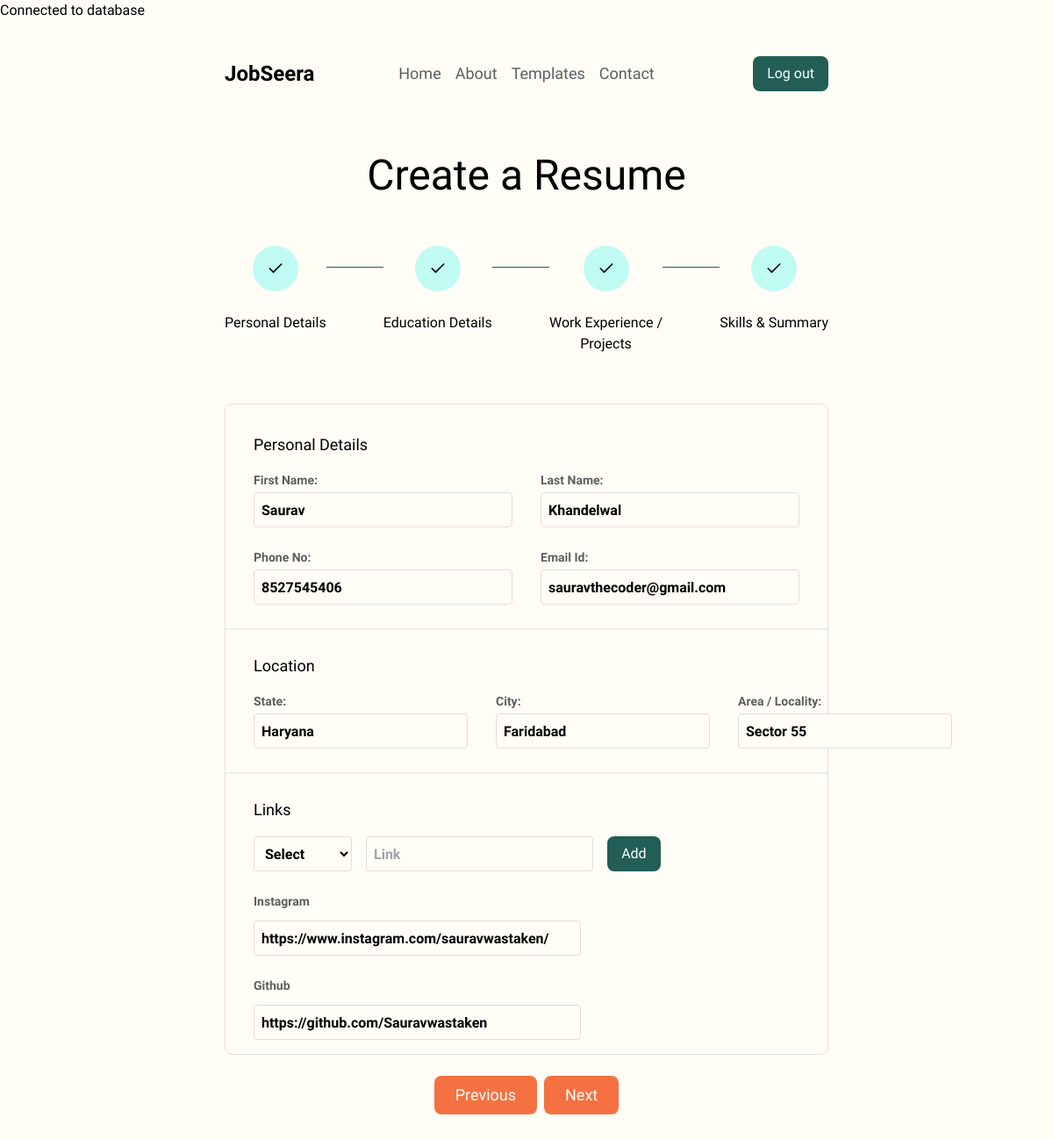
Screenshot of /form/step1.php (signed in) with the database file from the repository.
### tables this page shows
CREATE TABLE `step1` (
  `step1_id` int(11) NOT NULL,
  `step1_user_id` int(11) NOT NULL,
  `first_name` varchar(50) NOT NULL,
  `last_name` varchar(50) DEFAULT NULL,
  `phone` varchar(15) NOT NULL,
  `email` varchar(100) NOT NULL,
  `location` longtext NOT NULL CHECK (json_valid(`location`)),
  `links` longtext NOT NULL CHECK (json_valid(`links`))
);

### form/step1.php (the view, shortened to what this page needs)
<?php
include_once('../parts/_dbconnect.php');
$is_sub_folder = true;
$nav_included = true;
$form_step = 1;
include_once('../components/header.php');
include_once('../components/nav.php');
$showResult = false;
?>
<?php
$user_id = $_SESSION['user_id'];
$sql = "SELECT * FROM `step1` WHERE step1_user_id = ?";
$stmt = mysqli_prepare($connect, $sql);
if ($stmt) {
    mysqli_stmt_bind_param($stmt, 'i', $user_id);
    if (!mysqli_stmt_execute($stmt)) {
        echo "Error in executing query" . mysqli_error($connect);
    } else {
        $result = mysqli_stmt_get_result($stmt);
        while ($row = mysqli_fetch_assoc($result)) {
            extract($row);
            $locationArray = json_decode($location, true);
            $linksArray = json_decode($links, true);
            if ($linksArray) {
                $showResult = true;
            }
        }
    }
} else {
    echo "Could not prepare ";
}
?>
<form action="../parts/_step<?php echo $form_step; ?>_handle.php" method="POST">
    <section class="site-padding py-8">
        <?php include_once('../components/resume_builder_header.php'); ?>
        <div class="border border-theme_border_gray py-4 rounded-lg">
            <div class="px-8">
                <p class="my-4 text-lg">Personal Details</p>
                <div class="space-y-6">
                    <div class="flex w-full space-x-8">
                        <div class="flex flex-col flex-grow">
                            <label for="first-name" class="resume-form-label">First Name:</label>
                            <input class="resume-form-input" type="text" id="first-name" name="first-name"
                                value="<?php echo isset($first_name) ? $first_name : '' ?>" required />
                        </div>
                        <div class="flex flex-col flex-grow">
                            <label for="last-name" class="resume-form-label">Last Name:</label>
                            <input class="resume-form-input" type="text" id="last-name" name="last-name"
                                value="<?php echo isset($last_name) ? $last_name : '' ?>" />
                        </div>
                    </div>
                    <div class="flex w-full space-x-8">
                        <div class="flex flex-col flex-grow">
                            <label for="phone" class="resume-form-label">Phone No:</label>
                            <input class="resume-form-input" type="tel" id="phone" name="phone"
                                value="<?php echo isset($phone) ? $phone : '' ?>" required />
                        </div>
                        <div class="flex flex-col flex-grow">
                            <label for="email" class="resume-form-label">Email Id:</label>
                            <input class="resume-form-input" type="email" id="email" name="email"
                                value="<?php echo isset($email) ? $email : '' ?>" required />
                        </div>
                    </div>
                </div>
            </div>
            <div class="relative my-6 h-2">
                <span class="resume-form-divider"></span>
            </div>
            <div class="px-8">
                <p class="my-4 text-lg">Location</p>
                <div class="space-y-6">
                    <div class="flex w-full space-x-8">
                        <div class="flex flex-col flex-grow">
                            <label for="location-state" class="resume-form-label">State:</label>
                            <input list="states" class="resume-form-input" type="text" id="location-state"
                                name="location-state"
                                value="<?php echo isset($locationArray['state']) ? $locationArray['state'] : '' ?>" />
                        </div>
                        <div class="flex flex-col flex-grow">
                            <label for="location-city" class="resume-form-label">City:</label>
                            <input class="resume-form-input" type="text" id="location-city" name="location-city"
                                value="<?php echo isset($locationArray['city']) ? $locationArray['city'] : ''; ?>" />
                        </div>
                        <div class="flex flex-col flex-grow">
                            <label for="location-area" class="resume-form-label">Area / Locality:</label>
                            <input class="resume-form-input" type="text" id="location-area" name="location-area"
                                value="<?php echo isset($locationArray['area']) ? $locationArray['area'] : '' ?> " />
                        </div>
                    </div>
                </div>
            </div>
            <div class="relative my-6 h-2">
                <span class="resume-form-divider"></span>
            </div>
            <div class="px-8">
                <p class="my-4 text-lg">Links</p>
                <div class="space-y-6" id="linkAddDataContainer">
                    <div class="flex w-full space-x-4">
                        <div class="flex flex-col flex-grow-0">
                            <select class="resume-form-input" name="link-select" id="link-select">
                                <option value="" disabled selected>Select</option>
                            </select>
                        </div>
                        <div class="flex flex-col w-5/12">
                            <input class="resume-form-input" type="text" name="link-select-input" id="link-select-input"
                                placeholder="Link" />
                        </div>
                        <div class="flex flex-col flex-grow-0">
                            <a id="linkSelectBtn" class="bg-theme_green text-white px-4 py-2 rounded-lg">
                                Add
                            </a>
                        </div>
                    </div>
                    <?php
                    if ($showResult) {
                        foreach ($linksArray as $links => $link) {
                            $id = substr($links, -1);
                            switch ($id) {
                                case 2:
                                    $linkName = "Github";
                                    break;
                                case 4:
                                    $linkName = "Instagram";
                                    break;
                            }
                            ?>
                            <div class="flex w-full space-x-0">
                                <div class="flex flex-col single-input-row-lg space-y-2">
                                    <label class="resume-form-label" for="<?php echo $links; ?>"><?php echo $linkName; ?></label>
                                    <input class="resume-form-input" type="text" value="<?php echo $link ?>"
                                        name="<?php echo $links; ?>">
                                </div>
                            </div>
                            <?php $sno++;
                        }
                    } ?>
                </div>
            </div>
        </div>
        <?php include_once('../components/resume_builder_submit.php'); ?>
    </section>
</form>
<?php
include_once('../components/footer.php');
?>

### components/header.php (shortened to what this page needs)
<!DOCTYPE html>
<html lang="en">
<head>
    <link rel="stylesheet" href="<?php echo isset($is_sub_folder) ? '../' : ''?>assets/css/style.css" />
</head>
<body class="bg-theme_bg_light_yellow font-urbanist">

### components/nav.php (shortened to what this page needs)
<nav class="flex justify-between items-center site-padding py-10">
    <div class="w-full">
        <a href="#" class="font-semibold text-2xl">JobSeera</a>
    </div>
    <ul class="flex space-x-4 w-full justify-center text-lg text-theme_dim_gray">
        <li>
            <a href="<?php echo isset($is_sub_folder) ? '../' : '' ?>index.php"
                class="hover:text-black transition-colors duration-200">
                Home
            </a>
        </li>
        <li>
            <a href="#" class="hover:text-black transition-colors duration-200">
                About
            </a>
        </li>
        <li>
            <a href="#" class="hover:text-black transition-colors duration-200">
                Templates
            </a>
        </li>
        <li>
            <a href="#" class="hover:text-black transition-colors duration-200">
                Contact
            </a>
        </li>
    </ul>
    <ul class="flex items-center space-x-6 justify-end w-full">
        <?php
        if (isset($_SESSION['loggedIn']) && $_SESSION['loggedIn']) {
            ?>
            <a href="<?php echo isset($is_sub_folder) ? '../' : '' ?>parts/_logout.php"
                class="<?php echo (isset($nav_included) && $nav_included) ? 'bg-theme_green text-white' : 'bg-white'; ?> px-4 py-2 rounded-lg">Log
                out</a>
        <?php } ?>
    </ul>
</nav>

### components/resume_builder_header.php
<h1 class="mx-auto w-fit text-5xl">Create a Resume</h1>
<div class="flex justify-between py-6 relative">
    <div class="bg-theme_bg_light_yellow w-fit flex flex-col items-center py-8 space-y-6">
        <div class="bg-theme_light_green w-fit p-4 rounded-full">
            <i data-feather="check" class="w-5 h-5"></i>
        </div>
        <p>Personal Details</p>
    </div>
    <div class="bg-theme_bg_light_yellow w-fit flex flex-col items-center py-8 space-y-6">
        <div class="bg-theme_light_green w-fit p-4 rounded-full">
            <i data-feather="check" class="w-5 h-5"></i>
        </div>
        <p>Education Details</p>
    </div>
    <div class="bg-theme_bg_light_yellow w-fit flex flex-col items-center py-8 space-y-6">
        <div class="bg-theme_light_green w-fit p-4 rounded-full">
            <i data-feather="check" class="w-5 h-5"></i>
        </div>
        <p class="text-center">Work Experience / <br> Projects</p>
    </div>
    <div class="bg-theme_bg_light_yellow w-fit flex flex-col items-center py-8 space-y-6">
        <div class="bg-theme_light_green w-fit p-4 rounded-full">
            <i data-feather="check" class="w-5 h-5"></i>
        </div>
        <p>Skills & Summary</p>
    </div>
    <span class="absolute -z-10 top-[80px] h-[1px] w-full bg-theme_green"></span>
</div>

### components/resume_builder_submit.php
<div class="flex justify-center items-center py-6 space-x-2">
    <a href="<?php echo ($form_step > 1) ? "step" . ($form_step - 1) . ".php" : ''; ?>"
        class="bg-theme_orange primary-btn text-lg px-6">
        Previous
    </a>
    <a href="step<?php echo $form_step
        + 1; ?>.php">
        <button type="submit" class="bg-theme_orange primary-btn text-lg px-6">
            Next
        </button>
    </a>
</div>

### components/footer.php (shortened to what this page needs)
</body>
</html>

### rows the page displays
step1: first-name "Saurav", last-name "Khandelwal", phone "8527545406", email "sauravthecoder@gmail.com", location-state "Haryana", location-city "Faridabad", location-area "Sector 55", link-id-4 "https://www.instagram.com/sauravwastaken/", link-id-2 "https://github.com/Sauravwastaken"

### other values shown
$linkName "Instagram"
$linkName "Github"
